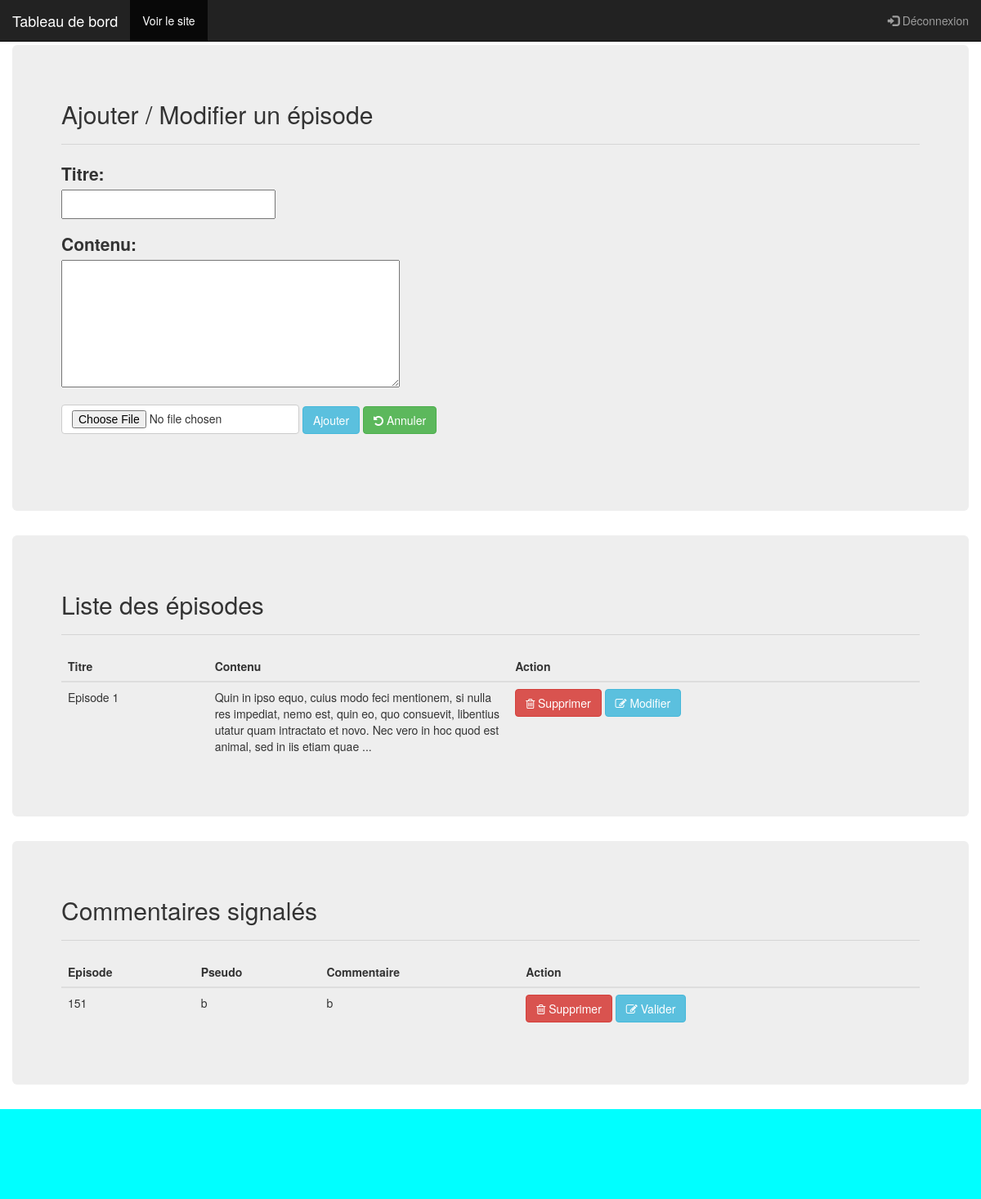
Page /Admin/index.php (signed in) on the committed database.
### tables this page shows
CREATE TABLE `billets` (
  `ID` int(11) NOT NULL,
  `titre` varchar(255) NOT NULL,
  `image` varchar(1000) NOT NULL,
  `contenu` text NOT NULL,
  `date_creation` datetime NOT NULL
);

CREATE TABLE `commentaires` (
  `ID` int(11) NOT NULL,
  `parent_id` int(11) NOT NULL DEFAULT '0',
  `pseudo` varchar(255) NOT NULL,
  `commentaire` text NOT NULL,
  `id_billet` int(11) NOT NULL,
  `date_creation` datetime DEFAULT NULL,
  `signaler` int(11) NOT NULL DEFAULT '0'
);

### Admin/Controleur/ControleurAdmin.php (called while the page is built, shortened)
<?php
require_once 'Model/Admin.php';
class ControleurAdmin {
  private $admin;
  public $message;
  public $modifArticle;
    public function __construct() {
      $this->admin = new Admin();
    }
    public function AcceuilAdm() {
      $billets = $this->admin->getBillets();
      $billetTotal = $billets->rowCount();
      $alertes = $this->admin->getAlertes();
      $compteAlerte = $alertes->rowCount();
      $vue = new Vue("Admin");
      $vue->generer(array(
        'billets' => $billets,
        'billetTotal' => $billetTotal,
        'alertes' => $alertes,
        'message' => $this->message,
        'compteAlerte' => $compteAlerte,
        'modifArticle' => $this->modifArticle));
  }
}

### Admin/index.php (called while the page is built, shortened)
<?php
$routeur = new Routeur();
$routeur->routerRequete();

### Admin/Model/Admin.php (called while the page is built, shortened)
<?php
require_once 'Model/Modele.php';
class Admin extends Modele {
  public function getBillets() {
    $sql = 'select ID as id, DATE_FORMAT(date_creation, "%d/%m/%Y à %Hh%imin%ss") as date, titre, image, contenu from billets LIMIT 0,5';
    $billets = $this->executerRequete($sql);
    return $billets;
  }
  public function getAlertes() {
    $sql = 'SELECT ID, id_billet, pseudo, commentaire FROM commentaires WHERE signaler = 1';
    $alertes = $this->executerRequete($sql);
    return $alertes;
  }
}

### Admin/Model/Modele.php (called while the page is built)
<?php
abstract class Modele {
  private $bdd;
  protected function executerRequete($sql, $params = null) {
    if ($params == null) {
      $resultat = $this->getBdd()->query($sql);
    }
    else {
      $resultat = $this->getBdd()->prepare($sql);
      $resultat->execute($params);
    }
    return $resultat;
  }
  private function getBdd() {
    if ($this->bdd == null) {
      $this->bdd = new PDO('mysql:host=localhost;dbname=blog;charset=utf8',
        'root', '', array(PDO::ATTR_ERRMODE => PDO::ERRMODE_EXCEPTION));
    }
    return $this->bdd;
  }
}

### Admin/Vue/vueAdmin.php (the view, shortened to what this page needs)
<div class="container">
  <div class="row">
    <div class="jumbotron" style=" margin-top: 55px;">
        <h2>Ajouter / Modifier un épisode</h2><hr>
        <div id="tonDiv1">
            <form method="POST" enctype="multipart/form-data">
                <p><label for="title">Titre:</label><br />
                    <input type="text" id="title" name="title" <?php if (isset($_GET['modifier'])) { echo 'value="'.$modifArticle['titre'].'"';
                        }?> />
                </p>
                <p><label for="body">Contenu:</label><br />
                    <textarea name="body" id="body" rows="5" cols="35" ><?php if (isset($_GET['modifier'])) {
                        echo $modifArticle['contenu']; }?></textarea>
                </p>
                <label class="">
                <span class="fileupload-new"><input class="btn btn-default btn-file" type="file" id="image" name="fichier" /></span>
                </label>
                <input class="btn btn-info" type="submit" name="add_submit" value="Ajouter" /> <a class="btn btn-success" href="index.php"><i class="fa fa-undo" aria-hidden="true"></i> Annuler</a>
            </form>
            <hr>
        </div>
    </div>
    <div class="jumbotron">
        <h2>Liste des épisodes</h2><hr>
        <table class="table table-hover">
            <thead>
            <tr>
                <th>Titre</th>
                <th>Contenu</th>
                <th>Action</th>
            </tr>
            </thead>
            <tbody>
            <?php foreach ($billets as $billet): ?>
                <tr>
                    <td><?= $billet['titre'] ?></td>
                    <td style ="width : 35%"><?= substr($billet['contenu'], 0, 200) . "..." ?></td>
                    <td><a class="btn btn-danger" href="index.php?supprimer=<?= $billet['id'] ?>" Onclick ="if(window.confirm('Voulez-vous vraiment supprimer cette épisode ?')){return true;}else{return false;}"><i class="fa fa-trash-o" aria-hidden="true"></i> Supprimer</a>
                        <a id="Bouton1" class="btn btn-info" href="index.php?modifier=<?= $billet['id'] ?>"><i class="fa fa-pencil-square-o" aria-hidden="true"></i> Modifier</a></td>
                </tr>
            <?php endforeach; ?>
            </tbody>
        </table>
    </div>
    <div class="jumbotron" style = "<?php if ($compteAlerte == 0) { echo 'display : none'; }?>">
        <h2>Commentaires signalés</h2><hr>
        <table class="table table-hover">
              <thead>
                <tr>
                  <th>Episode</th>
                  <th>Pseudo</th>
                  <th>Commentaire</th>
                  <th>Action</th>
                </tr>
              </thead>
              <?php foreach ($alertes as $alerte): ?>
              <tbody>
              <tr>
                <td><?= $alerte['id_billet'] ?></td>
                <td><?= $alerte['pseudo'] ?></td>
                <td><?= $alerte['commentaire'] ?></td>
                <td>
                    <a class="btn btn-danger" id=<?= $alerte['ID'] ?> href="index.php?suppr=<?= $alerte['ID'] ?>" Onclick ="if(window.confirm('Voulez-vous vraiment supprimer ce commentaire ?\nLes réponses seront également supprimer !')){return true;}else{return false;}"><i class="fa fa-trash-o" aria-hidden="true"></i> Supprimer</a>
                    <a class="btn btn-info" href="index.php?valide=<?= $alerte['ID'] ?>"><i class="fa fa-pencil-square-o" aria-hidden="true"></i> Valider</a>
                </td>
              </tr>
              </tbody>
              <?php endforeach; ?>
        </table>
    </div>
  </div>
</div>

### rows in the picture
billets: titre "Episode 1", contenu "Quin in ipso equo, cuius modo feci mentionem, si nulla res impediat, nemo est, quin eo, quo consuevit, libentius utatur quam intractato et novo. Nec vero in hoc quod est animal, sed in iis etiam quae"
commentaires: id_billet "151", pseudo "b", commentaire "b"
